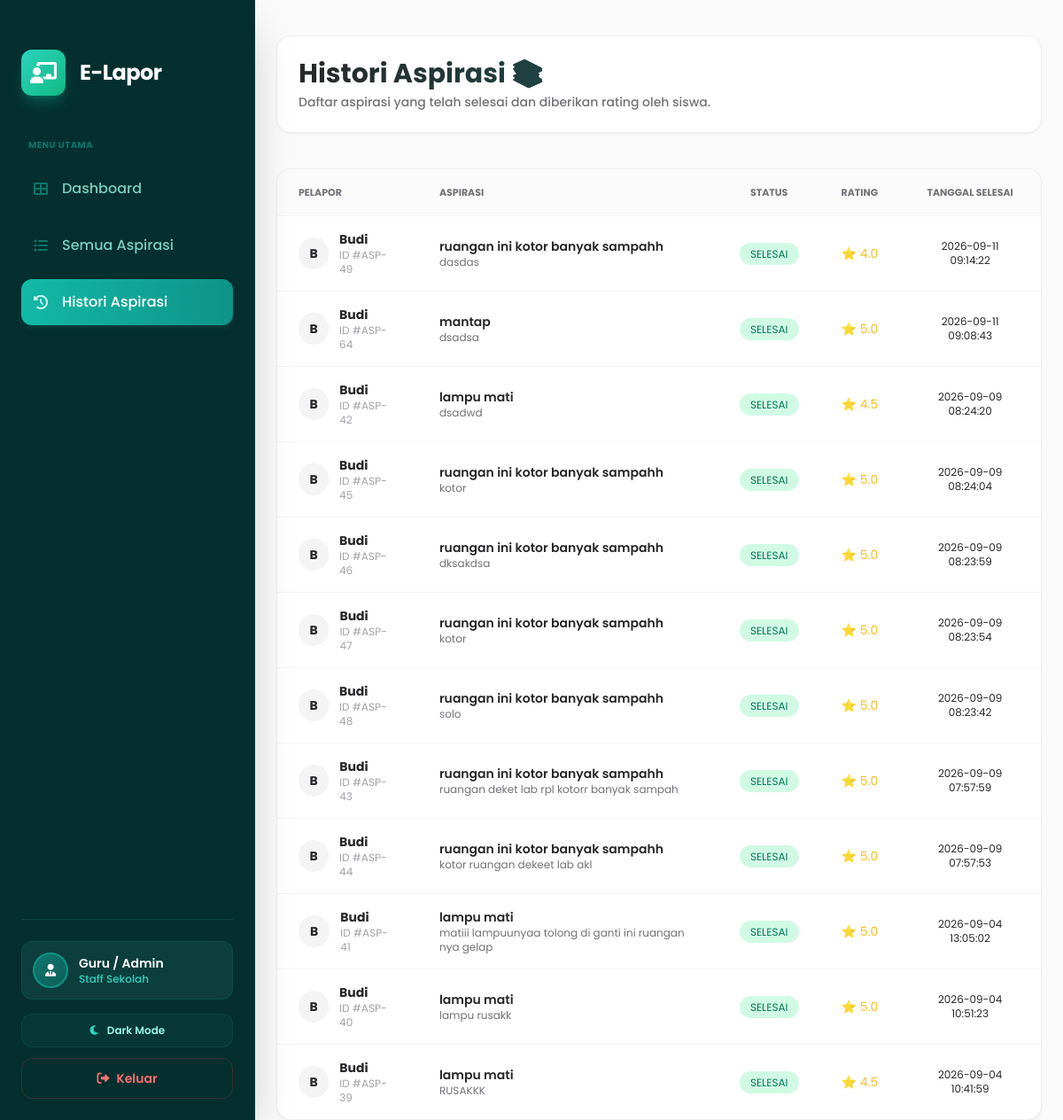
The app's page /app/views/guru/histori_aspirasi.php (signed in) with its own data.
### tables this page shows
CREATE TABLE `histori_aspirasi` (
  `id_history` int NOT NULL,
  `id_aspirasi` int DEFAULT NULL,
  `id_siswa` int DEFAULT NULL,
  `id_kategori` int DEFAULT NULL,
  `id_admin` int DEFAULT NULL,
  `judul` varchar(50) DEFAULT NULL,
  `isi_aspirasi` text,
  `foto` varchar(255) DEFAULT NULL,
  `status` varchar(20) DEFAULT NULL,
  `feedback` text,
  `rating` decimal(2,1) DEFAULT NULL,
  `tanggal_input` date DEFAULT NULL,
  `tanggal_selesai` datetime DEFAULT NULL,
  `tanggal_history` datetime DEFAULT CURRENT_TIMESTAMP
);

CREATE TABLE `siswa` (
  `id_siswa` int NOT NULL,
  `nama_siswa` varchar(50) DEFAULT NULL,
  `kelas` varchar(10) DEFAULT NULL,
  `username` varchar(30) DEFAULT NULL,
  `password` varchar(100) DEFAULT NULL
);

### app/models/M_koneksi.php (called while the page is built, shortened)
<?php
class Koneksi {
    public function __construct() {
        $this->koneksi = mysqli_connect("localhost", "root", "", "sarana_aspirasi");
    }
}
$koneksi = new Koneksi();
?>

### app/models/m_aspirasi.php (called while the page is built, shortened)
<?php
require_once 'M_koneksi.php';
class M_Aspirasi
{
    private $db;
    public function __construct()
    {
        global $koneksi;
        if ($koneksi != null) {
            $this->db = $koneksi->koneksi;
        } else {
            die("Koneksi database tidak tersedia.");
        }
    }
    public function tampilHistori()
    {
        $query = "SELECT
                    h.*,
                    s.nama_siswa,
                    k.nama_kategori
                  FROM histori_aspirasi h
                  LEFT JOIN siswa s
                    ON h.id_siswa = s.id_siswa
                  LEFT JOIN kategori k
                    ON h.id_kategori = k.id_kategori
                  ORDER BY h.tanggal_history DESC";
        return $this->db->query($query);
    }
}

### app/views/guru/histori_aspirasi.php (the view, shortened to what this page needs)
<?php
require_once "../../models/m_aspirasi.php";
$model = new M_Aspirasi();
$histori = $model->tampilHistori();
?>
<!DOCTYPE html>
<html lang="id" class="light">
<head>
    <script src="https://cdn.tailwindcss.com"></script>
    <link href="https://cdnjs.cloudflare.com/ajax/libs/font-awesome/6.0.0/css/all.min.css" rel="stylesheet">
</head>
<body class="bg-zinc-50 dark:bg-zinc-950 text-zinc-800 dark:text-zinc-100 antialiased selection:bg-teal-200 selection:text-teal-900 transition-colors duration-300">
    <div class="min-h-screen flex">
        <aside
            id="mobileSidebar"
            class="fixed top-0 left-0 md:flex flex-col w-72 h-screen bg-teal-950 dark:bg-zinc-900 text-teal-100 dark:text-zinc-300 p-6 shadow-2xl z-40 border-r border-teal-900/40 dark:border-zinc-800 -translate-x-full md:translate-x-0 transition-transform duration-300">
            <div class="flex items-center gap-4 mb-12 mt-8">
                <div class="bg-gradient-to-br from-teal-400 to-emerald-500 p-2.5 rounded-xl text-white shadow-lg shadow-teal-500/30">
                    <i class="fas fa-chalkboard-teacher text-2xl"></i>
                </div>
                <h1 class="text-2xl font-bold text-white tracking-tight">E-Lapor</h1>
            </div>
            <nav class="space-y-3 flex-1">
                <p class="text-[10px] font-bold uppercase tracking-wider text-teal-600/70 dark:text-zinc-500 mb-4 px-2">Menu Utama</p>
                <a href="dashboard.php" class="flex items-center gap-3 p-3.5 rounded-xl text-teal-200/80 dark:text-zinc-400 hover:bg-teal-900 dark:hover:bg-zinc-800 hover:text-white transition-all group">
                    <i class="fas fa-th-large w-5 text-teal-600/70 group-hover:text-teal-400 transition-colors"></i>
                    <span class="font-medium">Dashboard</span>
                </a>
                <a href="daftar_aspirasi.php" class="flex items-center gap-3 p-3.5 rounded-xl text-teal-200/80 dark:text-zinc-400 hover:bg-teal-900 dark:hover:bg-zinc-800 hover:text-white transition-all group">
                    <i class="fas fa-list-ul w-5 text-teal-600/70 group-hover:text-teal-400 transition-colors"></i>
                    <span class="font-medium">Semua Aspirasi</span>
                </a>
                <a href="histori_aspirasi.php" class="flex items-center gap-3 p-3.5 rounded-xl bg-gradient-to-r from-teal-500 to-teal-600 text-white shadow-md shadow-teal-900/50 transform transition-transform hover:scale-[1.02]">
                    <i class="fas fa-history w-5 text-teal-100"></i>
                    <span class="font-medium">Histori Aspirasi</span>
                </a>
            </nav>
            <div class="mt-auto pt-6 border-t border-teal-900/80 dark:border-zinc-800">
                <div class="flex items-center gap-3 p-3 bg-teal-900/50 dark:bg-zinc-800/60 rounded-xl mb-4 border border-teal-800/50 dark:border-zinc-700">
                    <div class="w-10 h-10 rounded-full bg-gradient-to-br from-teal-700 to-teal-800 flex items-center justify-center border-2 border-teal-600 shrink-0">
                        <i class="fas fa-user-tie text-white text-sm"></i>
                    </div>
                    <div class="overflow-hidden">
                        <p class="text-sm font-semibold truncate text-white">Guru / Admin</p>
                        <p class="text-xs text-teal-400 dark:text-teal-300 font-medium">Staff Sekolah</p>
                    </div>
                </div>
                <div class="flex items-center gap-2 mb-3">
                    <button onclick="toggleTheme()" class="flex-1 flex items-center justify-center gap-2 p-2.5 bg-teal-900/30 dark:bg-zinc-800 hover:bg-teal-900/60 dark:hover:bg-zinc-700 rounded-xl text-xs font-semibold text-teal-200 dark:text-zinc-300 transition-all border border-teal-800/40 dark:border-zinc-700">
                        <i id="themeIcon" class="fas fa-moon text-teal-400"></i>
                        <span id="themeText">Dark Mode</span>
                    </button>
                </div>
                <a href="../../../logout.php" class="w-full flex items-center justify-center gap-2 p-3 text-red-400 hover:bg-red-500/10 hover:text-red-300 rounded-xl transition-all text-sm font-semibold border border-red-500/20">
                    <i class="fas fa-sign-out-alt"></i> Keluar
                </a>
            </div>
        </aside>
        <main class="flex-1 md:ml-72 pt-24 md:pt-10 px-4 md:px-6 relative transition-colors duration-300 overflow-x-hidden">
            <div class="mb-10 bg-white dark:bg-zinc-900 p-6 rounded-2xl shadow-sm border border-zinc-200/60 dark:border-zinc-800 transition-colors">
                <h2 class="text-3xl font-bold text-transparent bg-clip-text bg-gradient-to-r from-zinc-800 to-teal-700 dark:from-zinc-100 dark:to-teal-400 mb-1">
                </h2>
                <p class="text-zinc-500 dark:text-zinc-400 text-sm font-medium">
                    Daftar aspirasi yang telah selesai dan diberikan rating oleh siswa.
                </p>
            </div>
            <div class="bg-white dark:bg-zinc-900 rounded-2xl border border-zinc-200/60 dark:border-zinc-800 shadow-sm overflow-hidden">
                <div class="hidden md:block overflow-x-auto">
                    <table class="w-full text-sm">
                        <thead class="bg-zinc-50/80 dark:bg-zinc-800/50 text-zinc-500 dark:text-zinc-400 border-b border-zinc-100 dark:border-zinc-800">
                            <tr>
                                <th class="px-6 py-4 text-left text-[11px] uppercase">
                                    Pelapor
                                </th>
                                <th class="px-6 py-4 text-left text-[11px] uppercase">
                                    Aspirasi
                                </th>
                                <th class="px-6 py-4 text-center text-[11px] uppercase">
                                    Status
                                </th>
                                <th class="px-6 py-4 text-center text-[11px] uppercase">
                                    Rating
                                </th>
                                <th class="px-6 py-4 text-center text-[11px] uppercase">
                                    Tanggal Selesai
                                </th>
                            </tr>
                        </thead>
                        <tbody class="divide-y divide-zinc-100 dark:divide-zinc-800">
                            <?php if ($histori && $histori->num_rows > 0): ?>
                                <?php while ($row = $histori->fetch_assoc()): ?>
                                    <tr class="hover:bg-teal-50/30 dark:hover:bg-zinc-800/40 transition">
                                        <td class="px-6 py-4">
                                            <div class="flex items-center gap-3">
                                                <div class="w-9 h-9 rounded-full bg-zinc-100 dark:bg-zinc-800 flex items-center justify-center font-bold">
                                                    <?= substr(htmlspecialchars($row['nama_siswa']), 0, 1) ?>
                                                </div>
                                                <div>
                                                    <p class="font-bold">
                                                        <?= htmlspecialchars($row['nama_siswa']) ?>
                                                    </p>
                                                    <p class="text-xs text-zinc-400">
                                                        ID #ASP-<?= htmlspecialchars($row['id_aspirasi']) ?>
                                                    </p>
                                            </div>
                                            </div>
                                        </td>
                                        <td class="px-6 py-4">
                                            <p class="font-semibold">
                                                <?= htmlspecialchars($row['judul']) ?>
                                            </p>
                                            <p class="text-xs text-zinc-500">
                                                <?= htmlspecialchars($row['isi_aspirasi']) ?>
                                            </p>
                                        </td>
                                        <td class="px-6 py-4 text-center">
                                            <span class="px-3 py-1 rounded-full text-xs bg-emerald-100 text-emerald-700">
                                                SELESAI
                                            </span>
                                        </td>
                                        <td class="px-6 py-4 text-center text-amber-400">
                                            ⭐ <?= number_format($row['rating'], 1) ?>
                                        </td>
                                        <td class="px-6 py-4 text-center text-xs">
                                            <?= htmlspecialchars($row['tanggal_selesai']) ?>
                                        </td>
                                    </tr>
                                <?php endwhile; ?>
                            <?php endif; ?>
                        </tbody>
                    </table>
                </div>
            </div>
        </main>
</body>
</html>

### app/views/guru/histori_aspirasi.php (style rules this page uses)
body { font-family: 'Poppins', sans-serif; }

### records on screen
histori_aspirasi: id_siswa.nama_siswa "B", id_siswa.nama_siswa "Budi", id_aspirasi "49", judul "ruangan ini kotor banyak sampahh", isi_aspirasi "dasdas", rating "4.0", tanggal_selesai "2026-09-11 09:14:22"
histori_aspirasi: id_siswa.nama_siswa "B", id_siswa.nama_siswa "Budi", id_aspirasi "64", judul "mantap", isi_aspirasi "dsadsa", rating "5.0", tanggal_selesai "2026-09-11 09:08:43"
histori_aspirasi: id_siswa.nama_siswa "B", id_siswa.nama_siswa "Budi", id_aspirasi "42", judul "lampu mati", isi_aspirasi "dsadwd", rating "4.5", tanggal_selesai "2026-09-09 08:24:20"
histori_aspirasi: id_siswa.nama_siswa "B", id_siswa.nama_siswa "Budi", id_aspirasi "45", judul "ruangan ini kotor banyak sampahh", isi_aspirasi "kotor", rating "5.0", tanggal_selesai "2026-09-09 08:24:04"
histori_aspirasi: id_siswa.nama_siswa "B", id_siswa.nama_siswa "Budi", id_aspirasi "46", judul "ruangan ini kotor banyak sampahh", isi_aspirasi "dksakdsa", rating "5.0", tanggal_selesai "2026-09-09 08:23:59"
histori_aspirasi: id_siswa.nama_siswa "B", id_siswa.nama_siswa "Budi", id_aspirasi "47", judul "ruangan ini kotor banyak sampahh", isi_aspirasi "kotor", rating "5.0", tanggal_selesai "2026-09-09 08:23:54"
histori_aspirasi: id_siswa.nama_siswa "B", id_siswa.nama_siswa "Budi", id_aspirasi "48", judul "ruangan ini kotor banyak sampahh", isi_aspirasi "solo", rating "5.0", tanggal_selesai "2026-09-09 08:23:42"
histori_aspirasi: id_siswa.nama_siswa "B", id_siswa.nama_siswa "Budi", id_aspirasi "43", judul "ruangan ini kotor banyak sampahh", isi_aspirasi "ruangan deket lab rpl kotorr banyak sampah", rating "5.0", tanggal_selesai "2026-09-09 07:57:59"
histori_aspirasi: id_siswa.nama_siswa "B", id_siswa.nama_siswa "Budi", id_aspirasi "44", judul "ruangan ini kotor banyak sampahh", isi_aspirasi "kotor ruangan dekeet lab akl", rating "5.0", tanggal_selesai "2026-09-09 07:57:53"
histori_aspirasi: id_siswa.nama_siswa "B", id_siswa.nama_siswa "Budi", id_aspirasi "41", judul "lampu mati", isi_aspirasi "matiii lampuunyaa tolong di ganti ini ruangan nya gelap", rating "5.0", tanggal_selesai "2026-09-04 13:05:02"
histori_aspirasi: id_siswa.nama_siswa "B", id_siswa.nama_siswa "Budi", id_aspirasi "40", judul "lampu mati", isi_aspirasi "lampu rusakk", rating "5.0", tanggal_selesai "2026-09-04 10:51:23"
histori_aspirasi: id_siswa.nama_siswa "B", id_siswa.nama_siswa "Budi", id_aspirasi "39", judul "lampu mati", isi_aspirasi "RUSAKKK", rating "4.5", tanggal_selesai "2026-09-04 10:41:59"
